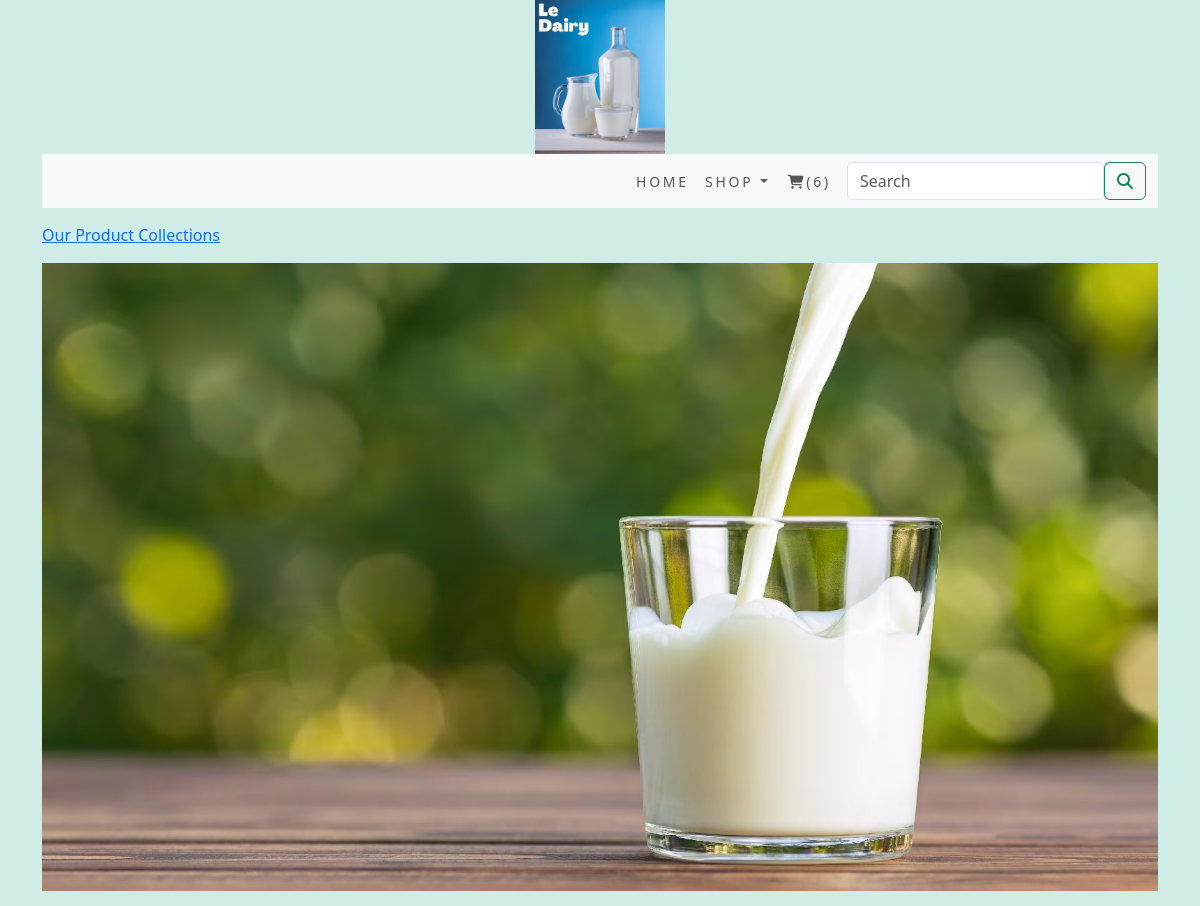
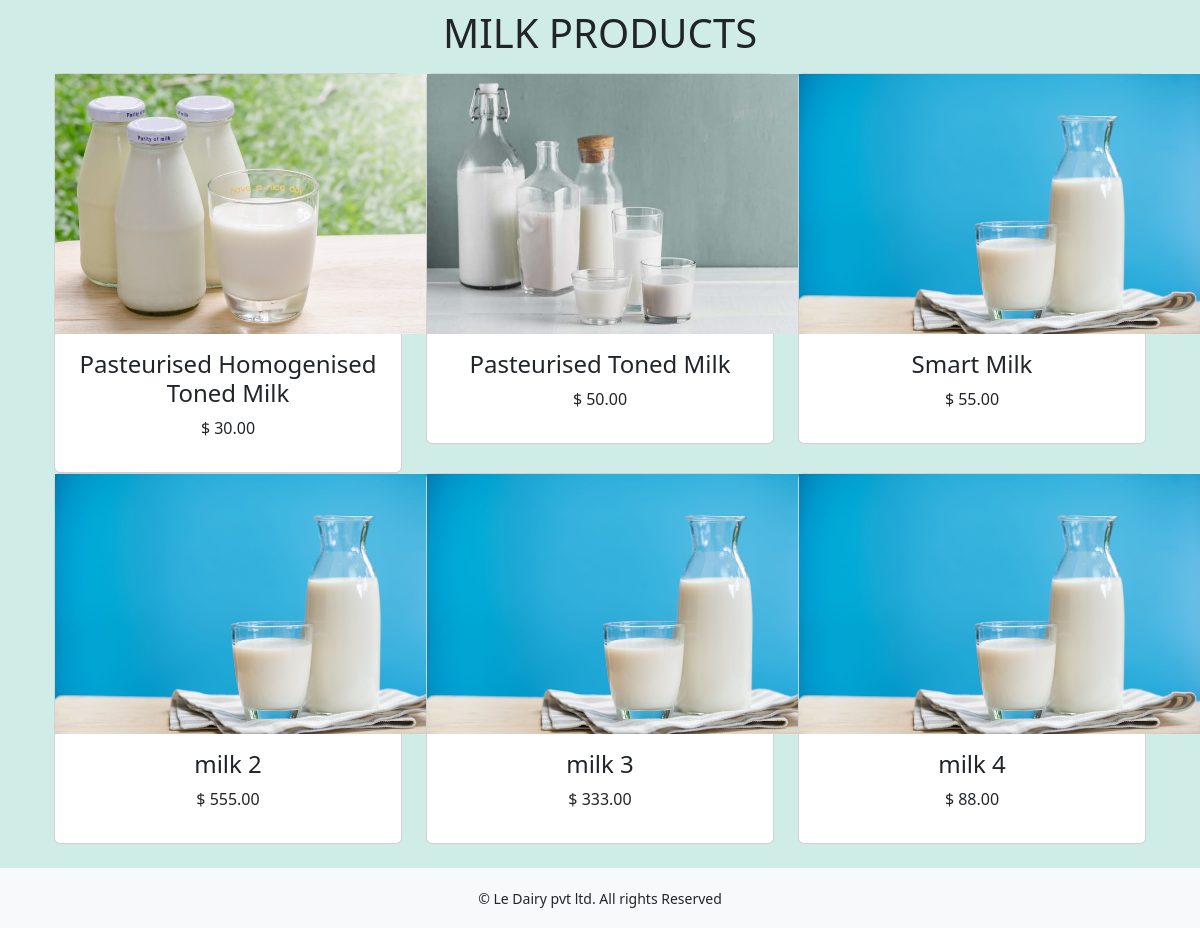
The app's page /shop/milk/ with its own data (2 pictures, top to bottom).
### shop/models.py (models this page shows, shortened)
class Category(models.Model):
    name=models.CharField(max_length=250,unique=True)
    slug=models.SlugField(max_length=250,unique=True)
    description=models.TextField(blank=True)
    image=models.ImageField(upload_to='category',blank=True)
    class Meta:
        ordering=('name',)
        verbose_name='category'
        verbose_name_plural='categories'
    def get_url(self):
        return reverse('shop:products_by_category',args=[self.slug])

class Product(models.Model):
    name=models.CharField(max_length=250,unique=True)
    slug = models.SlugField(max_length=250, unique=True)
    description = models.TextField(blank=True)
    price=models.DecimalField(max_digits=10,decimal_places=2)
    category=models.ForeignKey(Category,on_delete=models.CASCADE)
    image=models.ImageField(upload_to='product',blank=True)
    stock=models.IntegerField()
    available=models.BooleanField(default=True)
    created=models.DateField(auto_now_add=True)
    updated=models.DateTimeField(auto_now=True)
    def get_url(self):
        return reverse('shop:proCatdetail',args=[self.category.slug,self.slug])
    class Meta:
        ordering=('name',)
        verbose_name='product'
        verbose_name_plural='products'

### shop/views.py (the view)
# urls.py: path('', views.allProdCat,name='allProdCat'),
def allProdCat(request,c_slug=None):
    c_page = None
    products_list = None
    if c_slug != None:
        c_page = get_object_or_404(Category, slug=c_slug)
        products_list = Product.objects.all().filter(category=c_page, available=True)
    else:
        products_list = Product.objects.all().filter(available=True)
    paginator = Paginator(products_list, 6)
    try:
        page = int(request.GET.get('page', '1'))
    except:
        page = 1
    try:
        products = paginator.page(page)
    except (EmptyPage, InvalidPage):
        products = paginator.page(paginator.num_pages)
    return  render(request,"category.html",{'category':c_page,'products':products})

### cart/context_processors.py (called while the page is built)
def counter(request):
    item_count=0
    if 'admin' in request.path:
        return {}
    else:
        try:
            cart=Cart.objects.filter(cart_id=_cart_id(request))
            cart_items=CartItem.objects.all().filter(cart=cart[:1])
            for cart_item in cart_items:
                item_count += cart_item.quantity
        except Cart.DoesNotExist:
            item_count = 0
    return  dict(item_count=item_count)

### cart/views.py (called while the page is built)
def _cart_id(request):
    cart=request.session.session_key
    if not cart:
        cart=request.session.create()
        return cart

### shop/context_processors.py (called while the page is built)
def menu_links(request):
    links=Category.objects.all()
    return dict(links=links)

### templates/category.html (shortened to what this page needs)
{% extends 'base.html' %}
{% load static %}
{% block content %}
{% if category %}
    <div>
      <div class="row my_row_class">
          <div class="mx-auto">
        <p>
          <a href="{% url 'shop:allProdCat' %}">Our Product Collections </a>
        </p>
        </div>
      </div>
    </div>
    {% endif %}
<div class="mx-auto">
    {% if category %}
    <img class="my_image" src="{{category.image.url}}" alt="{{category.name}}">
</div>
  <br>
<div>
    <h1 class="text-center my_title">{{category.name}}</h1>
</div>
    {% endif %}
<div class="container">
    <div class="row mx_auto">
       {% for product in products.object_list %}
        <div class="my_bottom_margin col-9 col-sm-12 col-md-4 xol-lg-4">
            <div class="card text-center" style="min-width:18rem;">
                <a href="{{product.get_url}}"><img  src="{{product.image.url}}" alt="{{product.name}}" height="260" width="406"> </a>
            <div class="card-body">
                <h4>{{product.name}}</h4>
                <p>$ {{product.price}}</p>
            </div>
            </div>
        </div>
        {% endfor %}
    </div>
    <br>
</div>
{% endblock %}

### static/css/custom.css (style rules this page uses)
body { font-family: 'Roboto', sans-serif; background-color: #e3f2fd; }
.my_row_class { padding-top: 15px; }

### records on screen
Category: image (picture), name "MILK PRODUCTS"
Product: image (picture), name "Pasteurised Homogenised Toned Milk", price "30.00"
Product: image (picture), name "Pasteurised Toned Milk", price "50.00"
Product: image (picture), name "Smart Milk", price "55.00"
Product: image (picture), name "milk 2", price "555.00"
Product: image (picture), name "milk 3", price "333.00"
Product: image (picture), name "milk 4", price "88.00"

### other values on screen
{{ item_count }} "6"
